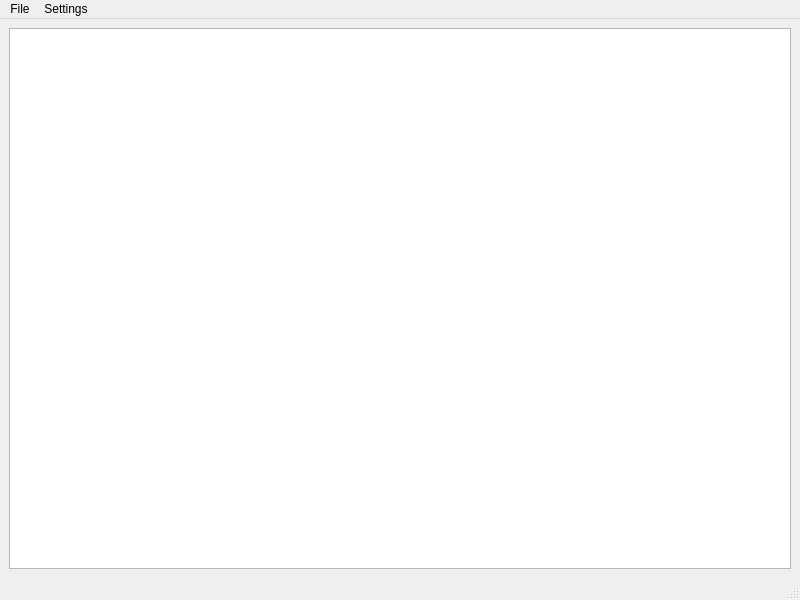
<?xml version="1.0" encoding="UTF-8"?>
<ui version="4.0">
 <class>MainWindow</class>
 <widget class="QMainWindow" name="MainWindow">
  <property name="geometry">
   <rect>
    <x>0</x>
    <y>0</y>
    <width>800</width>
    <height>600</height>
   </rect>
  </property>
  <property name="windowTitle">
   <string>MainWindow</string>
  </property>
  <widget class="QWidget" name="centralwidget">
   <layout class="QVBoxLayout" name="verticalLayout">
    <item>
     <widget class="QListWidget" name="listWidget">
      <property name="alternatingRowColors">
       <bool>true</bool>
      </property>
     </widget>
    </item>
   </layout>
  </widget>
  <widget class="QMenuBar" name="menubar">
   <property name="geometry">
    <rect>
     <x>0</x>
     <y>0</y>
     <width>800</width>
     <height>30</height>
    </rect>
   </property>
   <widget class="QMenu" name="menuFile">
    <property name="title">
     <string>File</string>
    </property>
    <addaction name="actionExit"/>
   </widget>
   <widget class="QMenu" name="menuSettings">
    <property name="title">
     <string>Settings</string>
    </property>
   </widget>
   <addaction name="menuFile"/>
   <addaction name="menuSettings"/>
  </widget>
  <widget class="QStatusBar" name="statusbar"/>
  <action name="actionExit">
   <property name="text">
    <string>Exit</string>
   </property>
  </action>
  <action name="actionSelect_Source">
   <property name="text">
    <string>Select Source</string>
   </property>
  </action>
 </widget>
 <resources/>
 <connections/>
</ui>
